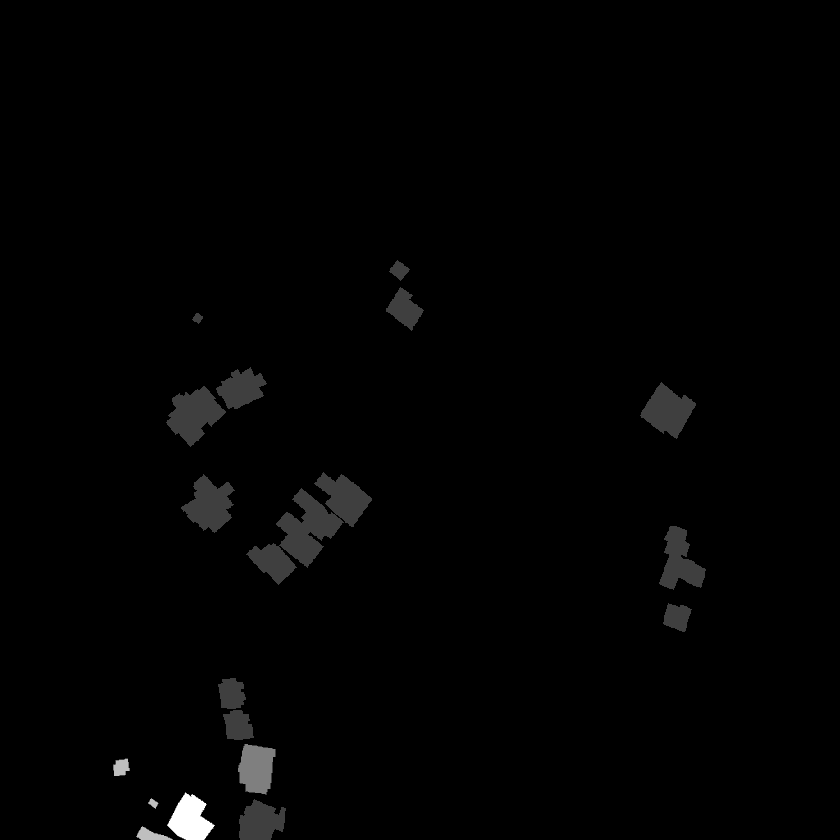
#> input picture train/guatemala-volcano_00000019_post_disaster_target.png, 840 x 840 px, shrunk from 1024 x 1024 before the run, found by its file name
$ python targets_visibl_cv2.py
#> lines starting #> are read from the running program, lines starting #| are printed output that depends on the picture; after the words box and inside, x2 and y2 are one past the last pixel; in counts of white or black regions, pixels touching at a corner belong together
import cv2 as cv
import numpy as np
from matplotlib import pyplot as plt

img = cv.imread('/Volumes/externe_ssd/train/targets/guatemala-volcano_00000019_post_disaster_target.png')
#> img is the input picture: shape (840, 840, 3); min 0, max 4, mean 0.0398

#all pixels with a values above 0 will be set to 255
th, threshimg = cv.threshold(img, 0, 255, cv.THRESH_BINARY)
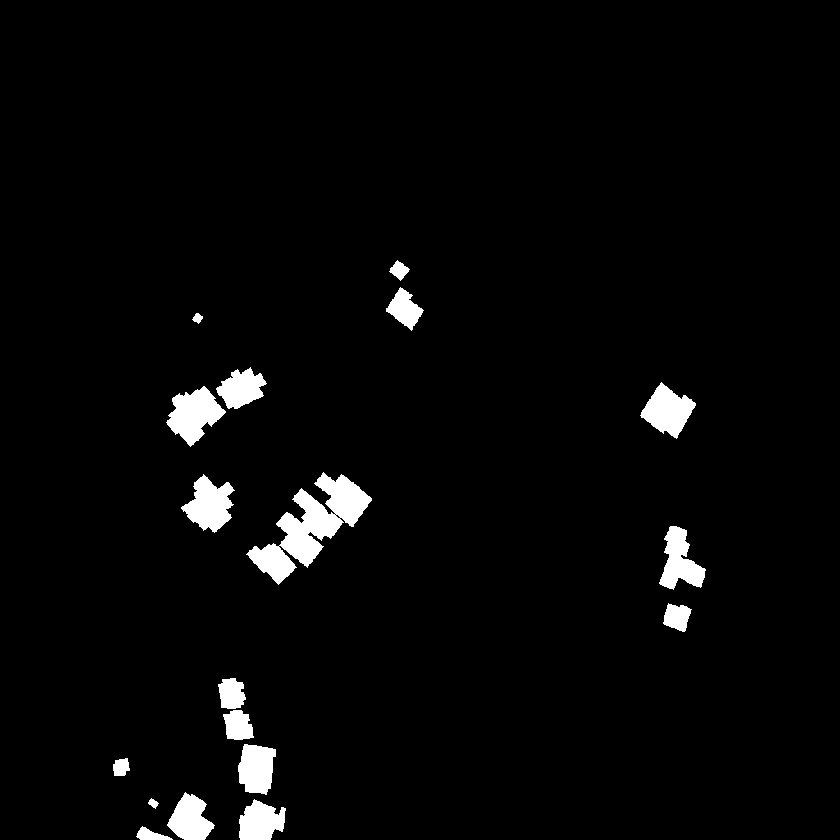
#> threshimg: shape (840, 840, 3); 3.1% white; 18 white regions, largest, box (x1, y1, x2, y2) and area: (246, 472, 372, 585) 5215, (166, 386, 226, 447) 1993, (181, 474, 235, 533) 1806
cv.imwrite('new_binary.png', threshimg)
